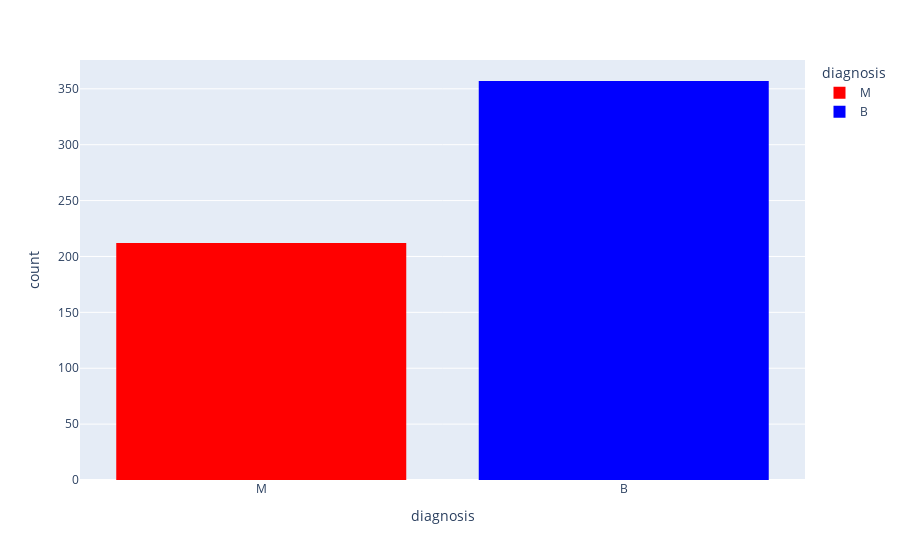

This figure's notebook cell:
### Code cell
px.histogram(data_frame=df, x='diagnosis', color='diagnosis',color_discrete_sequence=['red','blue'])

### Figure 1 — Plotly figure (JSON) as saved in the notebook; plotly's stock layout.template omitted (floating-point values rounded to 4 significant figures; data arrays with more than 128 entries replaced by an {"elided": "..."} marker saying what was removed)
{"data": [{"alignmentgroup": "True", "bingroup": "x", "hovertemplate": "diagnosis=%{x}<br>count=%{y}<extra></extra>", "legendgroup": "M", "marker": {"color": "red", "pattern": {"shape": ""}}, "name": "M", "offsetgroup": "M", "orientation": "v", "showlegend": true, "type": "histogram", "x": {"elided": "212 str values"}, "xaxis": "x", "yaxis": "y"}, {"alignmentgroup": "True", "bingroup": "x", "hovertemplate": "diagnosis=%{x}<br>count=%{y}<extra></extra>", "legendgroup": "B", "marker": {"color": "blue", "pattern": {"shape": ""}}, "name": "B", "offsetgroup": "B", "orientation": "v", "showlegend": true, "type": "histogram", "x": {"elided": "357 str values"}, "xaxis": "x", "yaxis": "y"}], "layout": {"barmode": "relative", "legend": {"title": {"text": "diagnosis"}, "tracegroupgap": 0}, "margin": {"t": 60}, "xaxis": {"anchor": "y", "categoryarray": ["M", "B"], "categoryorder": "array", "domain": [0, 1], "title": {"text": "diagnosis"}}, "yaxis": {"anchor": "x", "domain": [0, 1], "title": {"text": "count"}}}}
